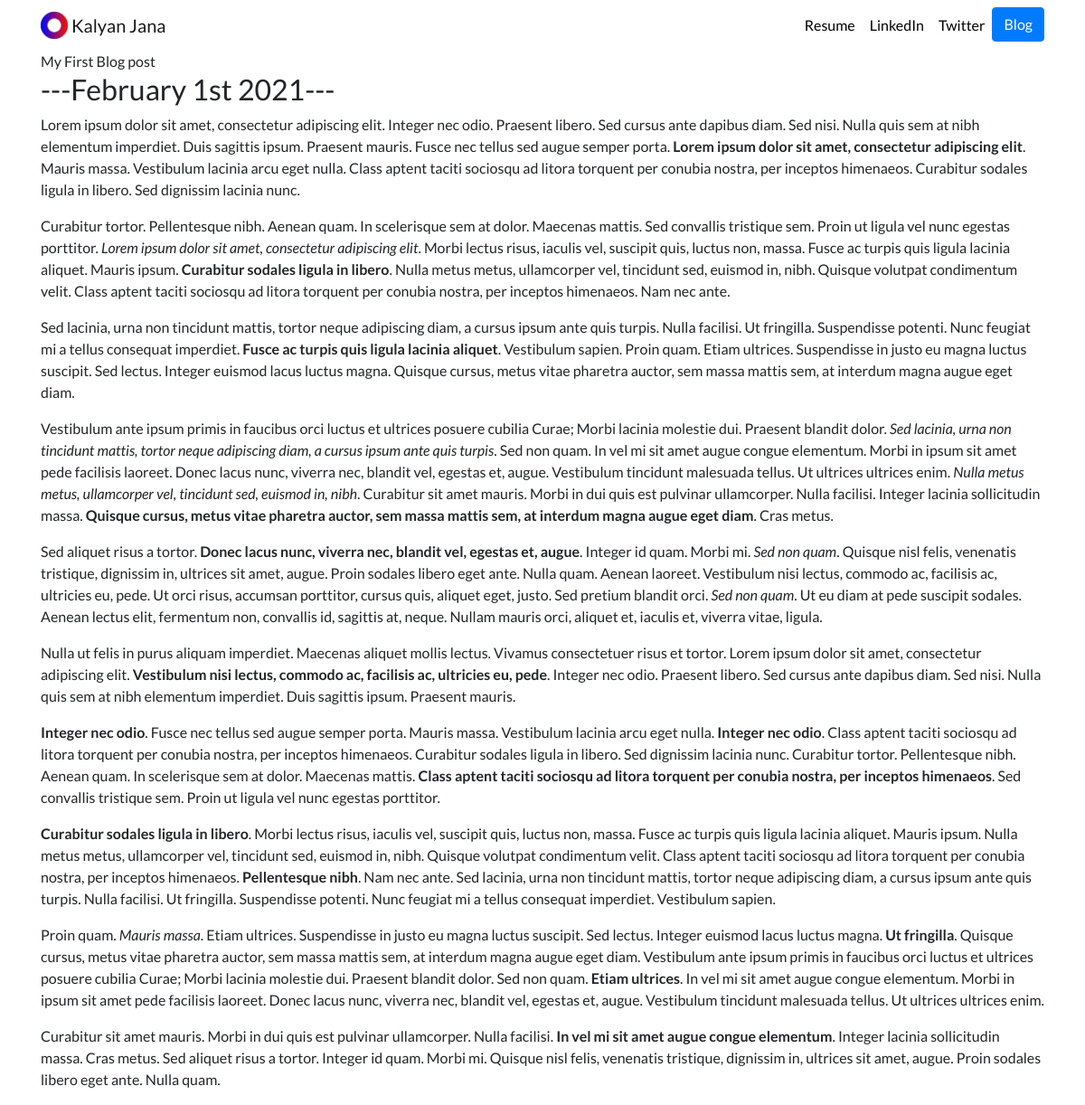
Page /blog/8/ on the committed database.
### blog/models.py (models this page shows, shortened)
class Blog(models.Model):
    title=models.CharField(max_length=200)
    description=models.TextField()
    date=models.DateField()

### blog/views.py (the view)
# urls.py: path('<int:blog_id>/', views.detail, name='detail'),
def detail(request, blog_id):
    blog= get_object_or_404(Blog, pk=blog_id)
    return render(request, 'blog/detail.html', {'blog':blog})

### blog/templates/blog/detail.html
{% extends 'portfolio/base.html' %}
{% block content %}
  {{ blog.title }}
  <h2>---{{ blog.date|date:'F jS Y'}}---</h2>
  {{blog.description|safe}}
{% endblock %}

### portfolio/static/portfolio/custom.css (style rules this page uses)
body { font-family: 'Lato', sans-serif; }

### rows in the picture
Blog: title "My First Blog post", date "February 1st 2021", description "Lorem ipsum dolor sit amet, consectetur adipiscing elit. Integer nec odio. Praesent libero. Sed cursus ante dapibus diam. Sed nisi. Nulla quis sem at nibh elementum imperdiet. Duis sagittis ipsum. Praesent mauris. Fusce nec tellus sed augue semper porta. Lorem ipsum dolor sit amet, consectetur adipiscing elit . Mauris massa. Vestibulum lacinia arcu eget nulla. Class aptent taciti sociosqu ad litora torquent per conubia nostra, per inceptos himenaeos. Curabitur sodales ligula in libero. Sed dignissim lacinia nunc. Curabitur tortor. Pellentesque nibh. Aenean quam. In scelerisque sem at dolor. Maecenas mattis. Sed convallis tristique sem. Proin ut ligula vel nunc egestas porttitor. Lorem ipsum…"
